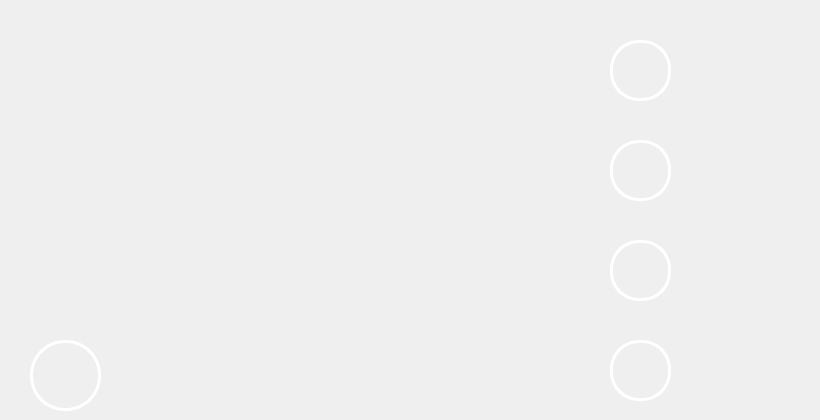
                     <widget class="QWidget" name="home">
                      <property name="styleSheet">
                       <string notr="true">background-image: url(:/images/images/images/PyDracula_vertical.png);
background-position: center;
background-repeat: no-repeat;</string>
                      </property>
                      <widget class="QFrame" name="frame">
                       <property name="geometry">
                        <rect>
                         <x>600</x>
                         <y>30</y>
                         <width>211</width>
                         <height>81</height>
                        </rect>
                       </property>
                       <property name="styleSheet">
                        <string notr="true">border: 0.4px solid rgb(255, 255, 255);
background-image: url(:/images/images/images/5172658.png);
border-radius: 20px;</string>
                       </property>
                       <property name="frameShape">
                        <enum>QFrame::StyledPanel</enum>
                       </property>
                       <property name="frameShadow">
                        <enum>QFrame::Raised</enum>
                       </property>
                       <widget class="QPushButton" name="pushButton_2">
                        <property name="geometry">
                         <rect>
                          <x>10</x>
                          <y>10</y>
                          <width>61</width>
                          <height>61</height>
                         </rect>
                        </property>
                        <property name="styleSheet">
                         <string notr="true">image: url(:/images/images/images/113.png);
border: 3px solid rgb(255, 255, 255);
border-radius: 29px;</string>
                        </property>
                        <property name="text">
                         <string/>
                        </property>
                       </widget>
                       <widget class="QFrame" name="frame_7">
                        <property name="geometry">
                         <rect>
                          <x>70</x>
                          <y>40</y>
                          <width>131</width>
                          <height>31</height>
                         </rect>
                        </property>
                        <property name="styleSheet">
                         <string notr="true">background-image: url(:/images/images/images/canhsat.png);</string>
                        </property>
                        <property name="frameShape">
                         <enum>QFrame::StyledPanel</enum>
                        </property>
                        <property name="frameShadow">
                         <enum>QFrame::Raised</enum>
                        </property>
                       </widget>
                      </widget>
                      <widget class="QFrame" name="frame_2">
                       <property name="geometry">
                        <rect>
                         <x>600</x>
                         <y>130</y>
                         <width>211</width>
                         <height>81</height>
                        </rect>
                       </property>
                       <property name="styleSheet">
                        <string notr="true">border: 0.4px solid rgb(255, 255, 255);
background-image: url(:/images/images/images/5172658.png);
border-radius: 20px;</string>
                       </property>
                       <property name="frameShape">
                        <enum>QFrame::StyledPanel</enum>
                       </property>
                       <property name="frameShadow">
                        <enum>QFrame::Raised</enum>
                       </property>
                       <widget class="QPushButton" name="pushButton_3">
                        <property name="geometry">
                         <rect>
                          <x>10</x>
                          <y>10</y>
                          <width>61</width>
                          <height>61</height>
                         </rect>
                        </property>
                        <property name="styleSheet">
                         <string notr="true">image: url(:/images/images/images/114.png);
border: 3px solid rgb(255, 255, 255);
border-radius: 29px;</string>
                        </property>
                        <property name="text">
                         <string/>
                        </property>
                       </widget>
                       <widget class="QFrame" name="frame_8">
                        <property name="geometry">
                         <rect>
                          <x>70</x>
                          <y>40</y>
                          <width>120</width>
                          <height>31</height>
                         </rect>
                        </property>
                        <property name="styleSheet">
                         <string notr="true">background-image: url(:/images/images/images/cuuhoa.png);</string>
                        </property>
                        <property name="frameShape">
                         <enum>QFrame::StyledPanel</enum>
                        </property>
                        <property name="frameShadow">
                         <enum>QFrame::Raised</enum>
                        </property>
                       </widget>
                      </widget>
                      <widget class="QFrame" name="frame_3">
                       <property name="geometry">
                        <rect>
                         <x>600</x>
                         <y>230</y>
                         <width>211</width>
                         <height>81</height>
                        </rect>
                       </property>
                       <property name="styleSheet">
                        <string notr="true">border: 0.4px solid rgb(255, 255, 255);
background-image: url(:/images/images/images/5172658.png);
border-radius: 20px;</string>
                       </property>
                       <property name="frameShape">
                        <enum>QFrame::StyledPanel</enum>
                       </property>
                       <property name="frameShadow">
                        <enum>QFrame::Raised</enum>
                       </property>
                       <widget class="QPushButton" name="pushButton_4">
                        <property name="geometry">
                         <rect>
                          <x>10</x>
                          <y>10</y>
                          <width>61</width>
                          <height>61</height>
                         </rect>
                        </property>
                        <property name="styleSheet">
                         <string notr="true">image: url(:/images/images/images/115.png);
border: 3px solid rgb(255, 255, 255);
border-radius: 29px;</string>
                        </property>
                        <property name="text">
                         <string/>
                        </property>
                       </widget>
                       <widget class="QFrame" name="frame_9">
                        <property name="geometry">
                         <rect>
                          <x>70</x>
                          <y>40</y>
                          <width>120</width>
                          <height>31</height>
                         </rect>
                        </property>
                        <property name="styleSheet">
                         <string notr="true">background-image: url(:/images/images/images/capcuu.png);</string>
                        </property>
                        <property name="frameShape">
                         <enum>QFrame::StyledPanel</enum>
                        </property>
                        <property name="frameShadow">
                         <enum>QFrame::Raised</enum>
                        </property>
                       </widget>
                      </widget>
                      <widget class="QFrame" name="frame_4">
                       <property name="geometry">
                        <rect>
                         <x>600</x>
                         <y>330</y>
                         <width>211</width>
                         <height>81</height>
                        </rect>
                       </property>
                       <property name="styleSheet">
                        <string notr="true">border: 0.4px solid rgb(255, 255, 255);
background-image: url(:/images/images/images/5172658.png);
border-radius: 20px;</string>
                       </property>
                       <property name="frameShape">
                        <enum>QFrame::StyledPanel</enum>
                       </property>
                       <property name="frameShadow">
                        <enum>QFrame::Raised</enum>
                       </property>
                       <widget class="QPushButton" name="pushButton_5">
                        <property name="geometry">
                         <rect>
                          <x>10</x>
                          <y>10</y>
                          <width>61</width>
                          <height>61</height>
                         </rect>
                        </property>
                        <property name="styleSheet">
                         <string notr="true">image: url(:/images/images/images/BQL.png);
border: 3px solid rgb(255, 255, 255);
border-radius: 29px;</string>
                        </property>
                        <property name="text">
                         <string/>
                        </property>
                       </widget>
                      </widget>
                      <widget class="QFrame" name="frame_5">
                       <property name="geometry">
                        <rect>
                         <x>30</x>
                         <y>30</y>
                         <width>541</width>
                         <height>281</height>
                        </rect>
                       </property>
                       <property name="styleSheet">
                        <string notr="true">border-radius: 20px;
background-image: url(:/images/images/images/2489157.png);</string>
                       </property>
                       <property name="frameShape">
                        <enum>QFrame::StyledPanel</enum>
                       </property>
                       <property name="frameShadow">
                        <enum>QFrame::Raised</enum>
                       </property>
                      </widget>
                      <widget class="QFrame" name="frame_14">
                       <property name="geometry">
                        <rect>
                         <x>30</x>
                         <y>340</y>
                         <width>71</width>
                         <height>71</height>
                        </rect>
                       </property>
                       <property name="styleSheet">
                        <string notr="true">background-image: url(:/images/images/images/mic.png);
border: 3px solid rgb(255, 255, 255);
border-radius: 35px;</string>
                       </property>
                       <property name="frameShape">
                        <enum>QFrame::StyledPanel</enum>
                       </property>
                       <property name="frameShadow">
                        <enum>QFrame::Raised</enum>
                       </property>
                      </widget>
                      <widget class="QFrame" name="frame_6">
                       <property name="geometry">
                        <rect>
                         <x>120</x>
                         <y>340</y>
                         <width>451</width>
                         <height>71</height>
                        </rect>
                       </property>
                       <property name="styleSheet">
                        <string notr="true">border: 0.4px solid rgb(255, 255, 255);
background-image: url(:/images/images/images/5172658.png);
border-radius: 20px;</string>
                       </property>
                       <property name="frameShape">
                        <enum>QFrame::StyledPanel</enum>
                       </property>
                       <property name="frameShadow">
                        <enum>QFrame::Raised</enum>
                       </property>
                      </widget>
                     </widget>
